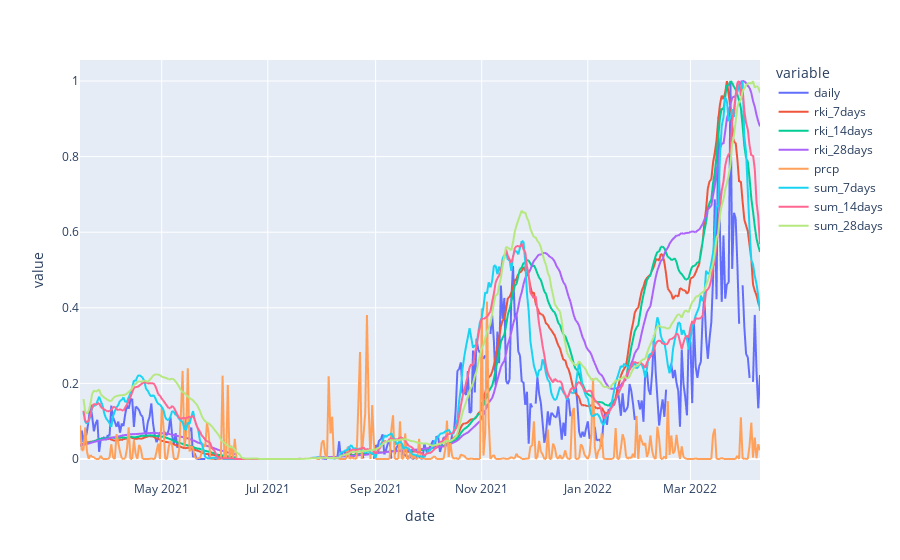

The code cell stored with this chart in its notebook:
### Code cell
import pandas as pd
from matplotlib import pyplot as plt
from sklearn.linear_model import LinearRegression
from plotly import express as px

abw = pd.read_csv(
    "~/user/Downloads/20220419_182858.csv", parse_dates=True
).rename(columns={"Abwasser Täglich": "daily", "__timestamp": "date"}).set_index("date").filter(("daily",)).loc["2021-03-15":]
abw.index = pd.to_datetime(abw.index)
abw.index = abw.index.strftime("%Y-%m-%d")

wet = pd.read_csv("Wetter_Dresden_seit2021.csv").set_index("date").filter(("prcp",))

# rki
rki = pd.read_csv("Dresden_RKI_data.csv").set_index("Refdatum")
rki.rename(columns={"rki_7tage": "rki_7days", "rki_14tage": "rki_14days", "rki_28tage": "rki_28days"}, inplace=True)

# join
df = abw.join(rki).join(wet)
df = df.dropna()
df.index = pd.to_datetime(df.index)
df = df.asfreq("D")

# handle precipitation
df[f"daily"] = df.loc[df.prcp < 5, f"daily"]
# df = df.interpolate("time", axis=0)
df["sum_7days"] = df["daily"].rolling(7, min_periods=1, closed="left").mean() * 7
df["sum_14days"] = df["daily"].rolling(14, min_periods=1, closed="left").mean() * 7
df["sum_28days"] = df["daily"].rolling(28, min_periods=1, closed="left").mean() * 7

# style = {f"rki_{k}days": "k--" for k in (7, 14, 28)}
# style.update({k: "r" for k in ("sum_7days", "sum_14days", "sum_28days", "daily")})
# df.plot(figsize=(20,6), secondary_y=("sum_7days", "sum_14days", "sum_28days", "daily"), style=style)
# plt.savefig("verlauf.png")
# plt.show()
px.line(df/df.max())
# px.line(df, log_y=True)
# variants

### Figure 1 — Plotly figure (JSON) as saved in the notebook; plotly's stock layout.template omitted (floating-point values rounded to 4 significant figures; data arrays with more than 128 entries replaced by an {"elided": "..."} marker saying what was removed)
{"data": [{"hovertemplate": "variable=daily<br>date=%{x}<br>value=%{y}<extra></extra>", "legendgroup": "daily", "line": {"color": "#636efa", "dash": "solid"}, "marker": {"symbol": "circle"}, "mode": "lines", "name": "daily", "showlegend": true, "type": "scattergl", "x": {"elided": "392 str values"}, "xaxis": "x", "y": {"elided": "392 float values"}, "yaxis": "y"}, {"hovertemplate": "variable=rki_7days<br>date=%{x}<br>value=%{y}<extra></extra>", "legendgroup": "rki_7days", "line": {"color": "#EF553B", "dash": "solid"}, "marker": {"symbol": "circle"}, "mode": "lines", "name": "rki_7days", "showlegend": true, "type": "scattergl", "x": {"elided": "392 str values"}, "xaxis": "x", "y": {"elided": "392 float values"}, "yaxis": "y"}, {"hovertemplate": "variable=rki_14days<br>date=%{x}<br>value=%{y}<extra></extra>", "legendgroup": "rki_14days", "line": {"color": "#00cc96", "dash": "solid"}, "marker": {"symbol": "circle"}, "mode": "lines", "name": "rki_14days", "showlegend": true, "type": "scattergl", "x": {"elided": "392 str values"}, "xaxis": "x", "y": {"elided": "392 float values"}, "yaxis": "y"}, {"hovertemplate": "variable=rki_28days<br>date=%{x}<br>value=%{y}<extra></extra>", "legendgroup": "rki_28days", "line": {"color": "#ab63fa", "dash": "solid"}, "marker": {"symbol": "circle"}, "mode": "lines", "name": "rki_28days", "showlegend": true, "type": "scattergl", "x": {"elided": "392 str values"}, "xaxis": "x", "y": {"elided": "392 float values"}, "yaxis": "y"}, {"hovertemplate": "variable=prcp<br>date=%{x}<br>value=%{y}<extra></extra>", "legendgroup": "prcp", "line": {"color": "#FFA15A", "dash": "solid"}, "marker": {"symbol": "circle"}, "mode": "lines", "name": "prcp", "showlegend": true, "type": "scattergl", "x": {"elided": "392 str values"}, "xaxis": "x", "y": {"elided": "392 float values"}, "yaxis": "y"}, {"hovertemplate": "variable=sum_7days<br>date=%{x}<br>value=%{y}<extra></extra>", "legendgroup": "sum_7days", "line": {"color": "#19d3f3", "dash": "solid"}, "marker": {"symbol": "circle"}, "mode": "lines", "name": "sum_7days", "showlegend": true, "type": "scattergl", "x": {"elided": "392 str values"}, "xaxis": "x", "y": {"elided": "392 float values"}, "yaxis": "y"}, {"hovertemplate": "variable=sum_14days<br>date=%{x}<br>value=%{y}<extra></extra>", "legendgroup": "sum_14days", "line": {"color": "#FF6692", "dash": "solid"}, "marker": {"symbol": "circle"}, "mode": "lines", "name": "sum_14days", "showlegend": true, "type": "scattergl", "x": {"elided": "392 str values"}, "xaxis": "x", "y": {"elided": "392 float values"}, "yaxis": "y"}, {"hovertemplate": "variable=sum_28days<br>date=%{x}<br>value=%{y}<extra></extra>", "legendgroup": "sum_28days", "line": {"color": "#B6E880", "dash": "solid"}, "marker": {"symbol": "circle"}, "mode": "lines", "name": "sum_28days", "showlegend": true, "type": "scattergl", "x": {"elided": "392 str values"}, "xaxis": "x", "y": {"elided": "392 float values"}, "yaxis": "y"}], "layout": {"legend": {"title": {"text": "variable"}, "tracegroupgap": 0}, "margin": {"t": 60}, "xaxis": {"anchor": "y", "domain": [0, 1], "title": {"text": "date"}}, "yaxis": {"anchor": "x", "domain": [0, 1], "title": {"text": "value"}}}}
